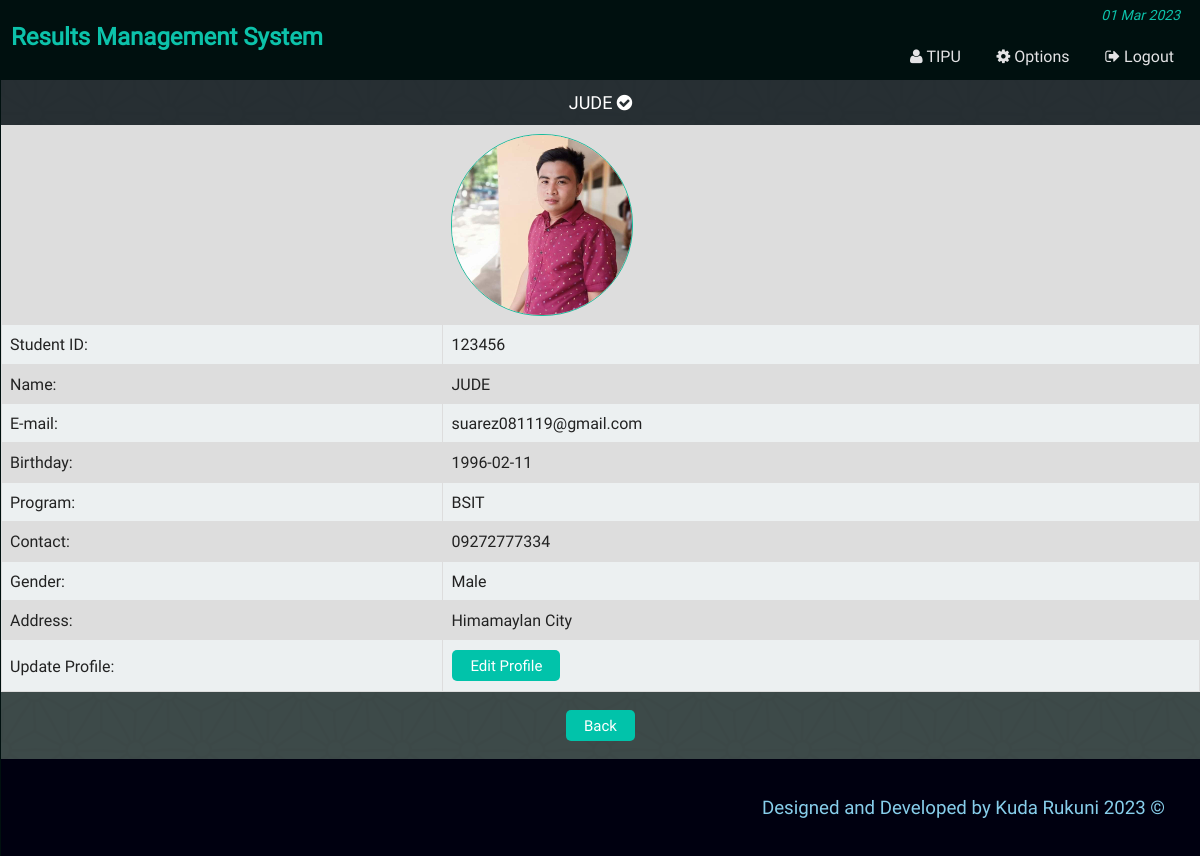
Page /admin_single_student.php?id=123456 (signed in) on the committed database.
### tables this page shows
CREATE TABLE `st_info` (
  `st_id` int(11) NOT NULL,
  `name` varchar(100) NOT NULL,
  `password` varchar(32) NOT NULL,
  `email` varchar(50) NOT NULL,
  `bday` date NOT NULL,
  `program` varchar(10) NOT NULL,
  `contact` varchar(20) NOT NULL,
  `gender` varchar(10) NOT NULL,
  `address` varchar(255) NOT NULL,
  `img` varchar(255) DEFAULT NULL
);

### admin_single_student.php (the view, shortened to what this page needs)
<?php
	require "php/config.php";
	require_once "php/functions.php";
	$user = new login_registration_class();
	if(isset($_REQUEST['id'])){
		$st_id = $_REQUEST['id'];
	}else{
		header('Location: admin.php');
		exit();
	}
?>
<?php
include "php/headertop_admin.php";
?>
<div class="profile">
		<p style="font-size:18px; text-transform:uppercase; text-align:center; background:#0000105e; color:#fff; padding:10px; margin:0"><?php $user->getusername($st_id); ?> <i class="fa fa-check-circle" aria-hidden="true"></i></p>
		<table class="tab_one">
			<?php
				$getuser = $user->getuserbyid($st_id);
				while($row = $getuser->fetch_assoc()){
			?>
			<tr>
				<td></td>
				<?php if(empty($row['img'])){?>
				<td><img src="img/default.png" style="height:180px; width:180px; border:1px #1ABC9C solid;border-radius:90px" alt="" /></td>
				<?php }else{ ?>
				<td><img src="img/student/<?php echo $row['img']; ?>" style="height:180px; width:180px; border:1px #1ABC9C solid;border-radius:90px" alt="" /></td>
				<?php }?>
			</tr>
			<tr>
				<td>Student ID: </td>
				<td><?php echo $row['st_id']; ?></td>
			</tr>
			<tr>
				<td>Name: </td>
				<td style="text-transform:uppercase;"><?php echo $row['name']; ?></td>
			</tr>
			<tr>
				<td>E-mail: </td>
				<td><?php echo $row['email']; ?></td>
			</tr>
			<tr>
				<td>Birthday: </td>
				<td><?php echo $row['bday']; ?></td>
			</tr>
			<tr>
				<td>Program: </td>
				<td><?php echo $row['program']; ?></td>
			</tr>
			<tr>
				<td>Contact: </td>
				<td><?php echo $row['contact']; ?></td>
			</tr>
			<tr>
				<td>Gender: </td>
				<td><?php echo $row['gender']; ?></td>
			</tr>
			<tr>
				<td>Address: </td>
				<td><?php echo $row['address']; ?></td>
			</tr>
			<tr>
				<td>Update Profile: </td>
				<td><a href="admin_single_student_update.php?id=<?php echo $row['st_id'];?>"><button class="editbtn">Edit Profile</button></a></td>
			</tr>
			<?php  } ?>
		</table>
		<div class="back fix">
			<p style="text-align:center"><a href="admin_all_student.php"><button class="editbtn">Back</button></a></p>
		</div>
</div>
<?php include "php/footerbottom.php";?>

### php/functions.php (shortened to what this page needs)
<?php
class login_registration_class{
	public function getusername($sid){
		global $conn;
		$query = $conn->query("select name from st_info where st_id='$sid'");
		$result = $query->fetch_assoc();
		echo $result['name'];
	}
	public function getuserbyid($st_id){
		global $conn;
		$query = $conn->query("select * from st_info where st_id='$st_id'");
		return $query;
	}
};
?>

### css/main.css (style rules this page uses)
html { color: #222; font-size: 1em; line-height: 1.4; }
audio, canvas, iframe, img, svg, video { vertical-align: middle; }
a { text-decoration:none; }
.fix { overflow:hidden; }
body { font-family:roboto !important; background: #00100fbf url(../img/ptrn.png) repeat fixed; }
.st_reg th, td { padding: 8px; }
table.tab_one { width:100%; }
table.tab_one td { border:1px solid #ddd; padding:8px; }
table.tab_one td a { text-decoration:none; }
table.tab_one tr:nth-child(odd) { background:#ddd; }
table.tab_one tr:nth-child(even) { background:#ecf0f1; }
.editbtn { background-color: #01C3AA; border: none; border-radius:5px; color: white; padding: 5px 18px; text-align: center; text-decoration: none; display: inline-block; font-size: 15px; margin: 2px 1px; cursor: pointer; }
table.att_tab tr,td,th { border:2px solid #ddd; border-collapse:collapse; padding:8px; }

### rows in the picture
st_info: name "JUDE", img (picture), st_id "123456", email "suarez081119@gmail.com", bday "1996-02-11", program "BSIT", contact "09272777334", gender "Male", address "Himamaylan City"

### other values in the picture
$admin_name "TIPU"
